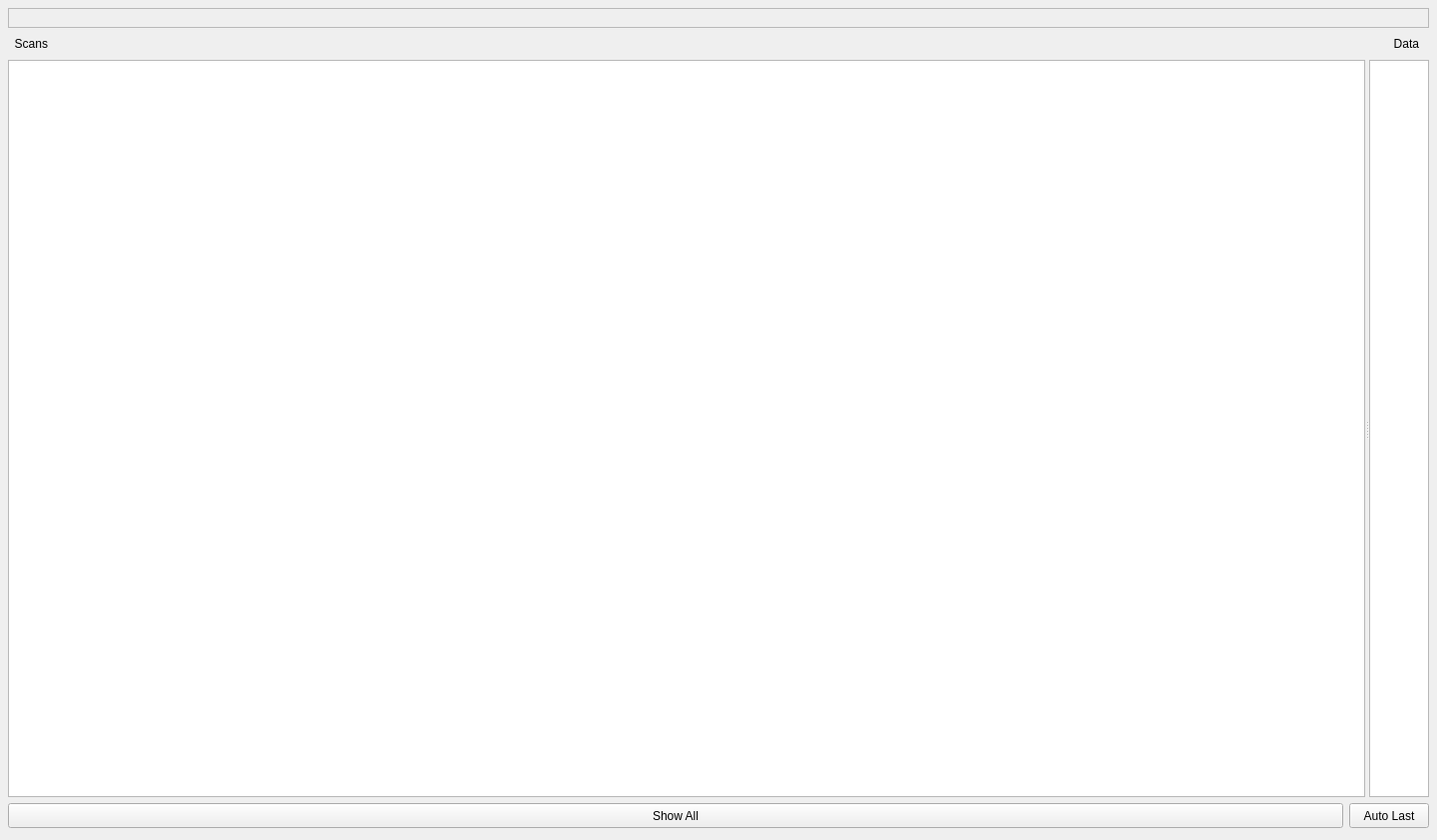
<?xml version="1.0" encoding="UTF-8"?>
<ui version="4.0">
 <class>Form</class>
 <widget class="QWidget" name="Form">
  <property name="geometry">
   <rect>
    <x>0</x>
    <y>0</y>
    <width>1440</width>
    <height>842</height>
   </rect>
  </property>
  <property name="minimumSize">
   <size>
    <width>0</width>
    <height>0</height>
   </size>
  </property>
  <property name="windowTitle">
   <string>Form</string>
  </property>
  <layout class="QGridLayout" name="gridLayout">
   <property name="leftMargin">
    <number>8</number>
   </property>
   <property name="topMargin">
    <number>8</number>
   </property>
   <property name="rightMargin">
    <number>8</number>
   </property>
   <property name="bottomMargin">
    <number>12</number>
   </property>
   <property name="spacing">
    <number>-1</number>
   </property>
   <item row="1" column="0">
    <widget class="QLabel" name="label_3">
     <property name="maximumSize">
      <size>
       <width>16777215</width>
       <height>20</height>
      </size>
     </property>
     <property name="text">
      <string>  Scans</string>
     </property>
    </widget>
   </item>
   <item row="1" column="1">
    <widget class="QLabel" name="label_4">
     <property name="maximumSize">
      <size>
       <width>70</width>
       <height>16777215</height>
      </size>
     </property>
     <property name="text">
      <string>Data</string>
     </property>
     <property name="alignment">
      <set>Qt::AlignRight|Qt::AlignTrailing|Qt::AlignVCenter</set>
     </property>
    </widget>
   </item>
   <item row="3" column="0">
    <widget class="QPushButton" name="show_all">
     <property name="maximumSize">
      <size>
       <width>16777215</width>
       <height>25</height>
      </size>
     </property>
     <property name="text">
      <string>Show All</string>
     </property>
    </widget>
   </item>
   <item row="3" column="1">
    <widget class="QPushButton" name="auto_last">
     <property name="maximumSize">
      <size>
       <width>16777215</width>
       <height>25</height>
      </size>
     </property>
     <property name="text">
      <string>Auto Last</string>
     </property>
    </widget>
   </item>
   <item row="2" column="0" colspan="2">
    <widget class="QSplitter" name="splitter">
     <property name="minimumSize">
      <size>
       <width>0</width>
       <height>0</height>
      </size>
     </property>
     <property name="orientation">
      <enum>Qt::Horizontal</enum>
     </property>
     <widget class="QListWidget" name="listScans">
      <property name="sizePolicy">
       <sizepolicy hsizetype="MinimumExpanding" vsizetype="Expanding">
        <horstretch>0</horstretch>
        <verstretch>0</verstretch>
       </sizepolicy>
      </property>
      <property name="minimumSize">
       <size>
        <width>30</width>
        <height>0</height>
       </size>
      </property>
      <property name="resizeMode">
       <enum>QListView::Adjust</enum>
      </property>
     </widget>
     <widget class="QListWidget" name="listData">
      <property name="sizePolicy">
       <sizepolicy hsizetype="Maximum" vsizetype="Preferred">
        <horstretch>0</horstretch>
        <verstretch>0</verstretch>
       </sizepolicy>
      </property>
      <property name="minimumSize">
       <size>
        <width>45</width>
        <height>0</height>
       </size>
      </property>
      <property name="maximumSize">
       <size>
        <width>60</width>
        <height>16777215</height>
       </size>
      </property>
      <property name="focusPolicy">
       <enum>Qt::StrongFocus</enum>
      </property>
      <property name="tabKeyNavigation">
       <bool>false</bool>
      </property>
      <property name="alternatingRowColors">
       <bool>true</bool>
      </property>
      <property name="selectionMode">
       <enum>QAbstractItemView::ExtendedSelection</enum>
      </property>
     </widget>
    </widget>
   </item>
   <item row="0" column="0" colspan="2">
    <widget class="QFrame" name="frame">
     <property name="maximumSize">
      <size>
       <width>16777215</width>
       <height>20</height>
      </size>
     </property>
     <property name="frameShape">
      <enum>QFrame::StyledPanel</enum>
     </property>
     <property name="frameShadow">
      <enum>QFrame::Raised</enum>
     </property>
    </widget>
   </item>
  </layout>
 </widget>
 <resources/>
 <connections/>
</ui>
